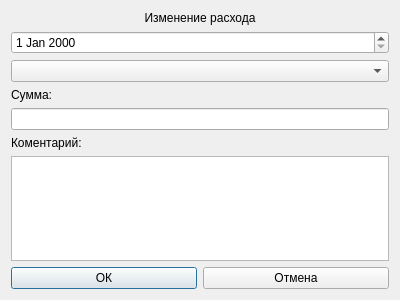
<?xml version="1.0" encoding="UTF-8"?>
<ui version="4.0">
 <class>DialogEditExpenses</class>
 <widget class="QDialog" name="DialogEditExpenses">
  <property name="geometry">
   <rect>
    <x>0</x>
    <y>0</y>
    <width>400</width>
    <height>300</height>
   </rect>
  </property>
  <property name="windowTitle">
   <string>Dialog</string>
  </property>
  <layout class="QGridLayout" name="gridLayout">
   <item row="0" column="0">
    <widget class="QLabel" name="label">
     <property name="text">
      <string>Изменение расхода</string>
     </property>
     <property name="alignment">
      <set>Qt::AlignCenter</set>
     </property>
    </widget>
   </item>
   <item row="1" column="0">
    <widget class="QDateEdit" name="dateEdit"/>
   </item>
   <item row="2" column="0">
    <widget class="QComboBox" name="comboBox"/>
   </item>
   <item row="3" column="0">
    <widget class="QLabel" name="label_3">
     <property name="text">
      <string>Сумма:</string>
     </property>
    </widget>
   </item>
   <item row="4" column="0">
    <widget class="QLineEdit" name="lineEdit"/>
   </item>
   <item row="5" column="0">
    <widget class="QLabel" name="label_2">
     <property name="text">
      <string>Коментарий:</string>
     </property>
    </widget>
   </item>
   <item row="6" column="0">
    <widget class="QTextEdit" name="textEdit"/>
   </item>
   <item row="7" column="0">
    <layout class="QHBoxLayout" name="horizontalLayout_2">
     <item>
      <widget class="QPushButton" name="OK">
       <property name="text">
        <string>ОК</string>
       </property>
      </widget>
     </item>
     <item>
      <widget class="QPushButton" name="Close">
       <property name="text">
        <string>Отмена</string>
       </property>
      </widget>
     </item>
    </layout>
   </item>
  </layout>
 </widget>
 <resources/>
 <connections/>
</ui>
